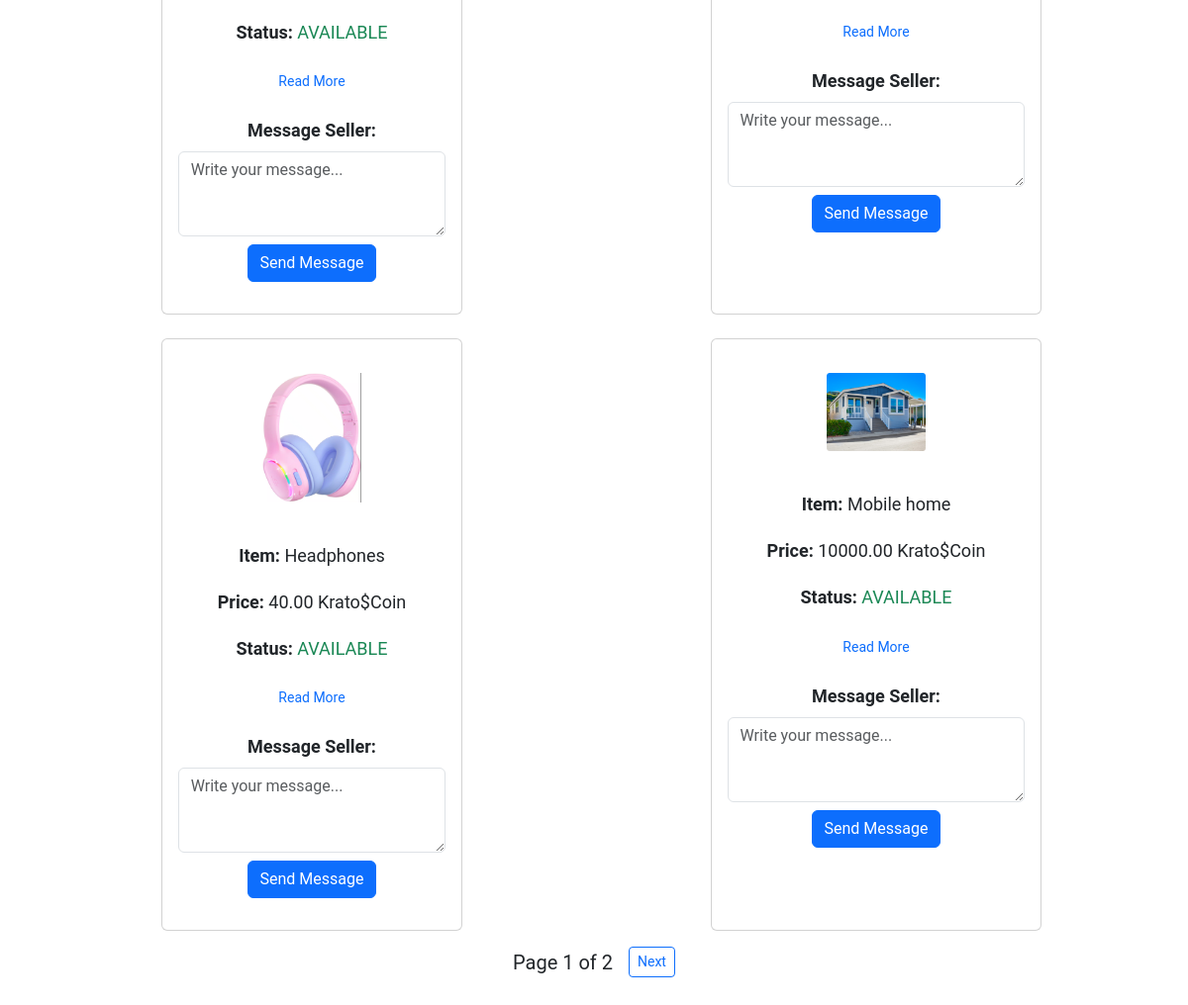
The app's page /CampusMart/listing/all/ (lower part), older data.
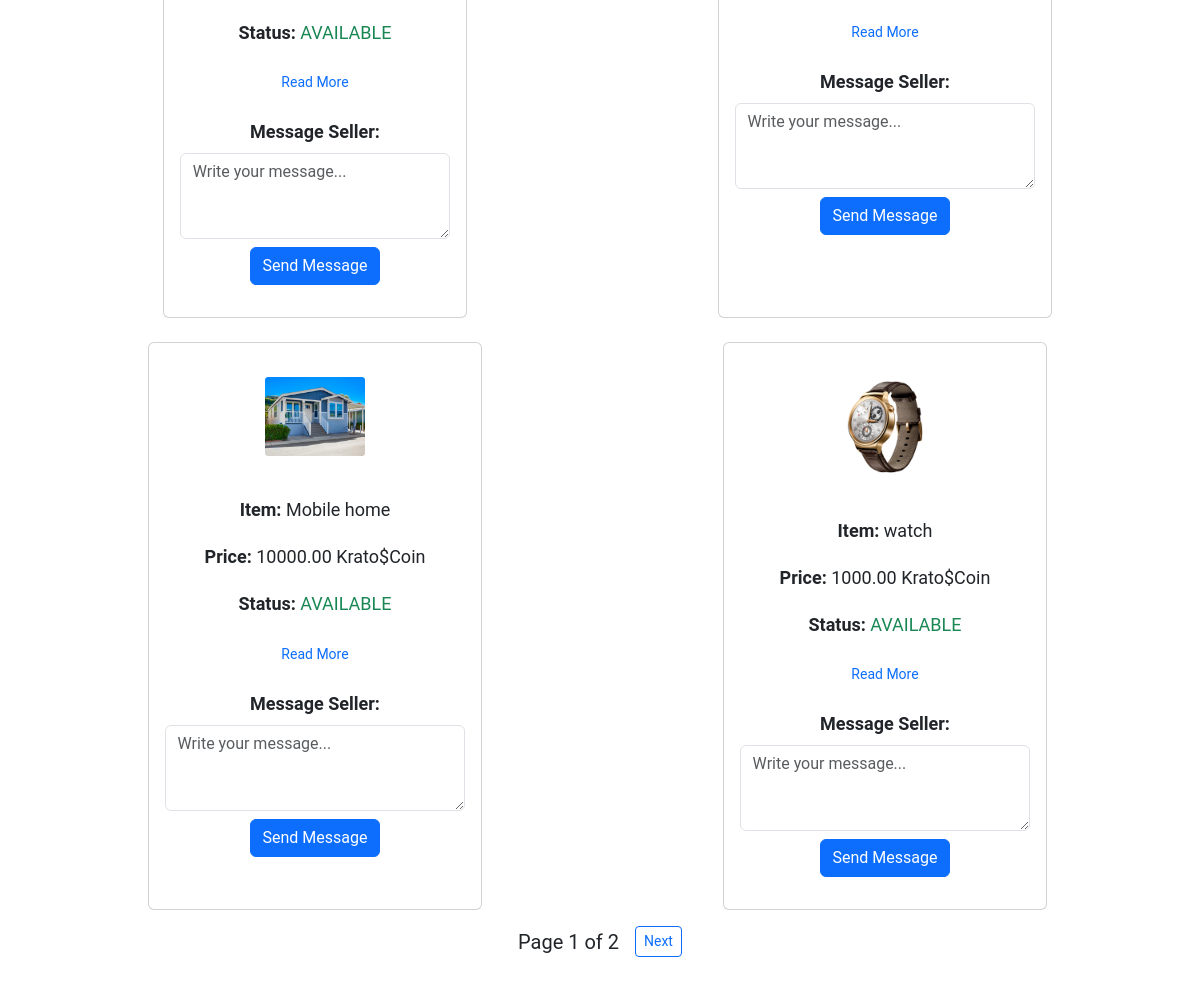
The same page, newer data.
### CampusMart/models.py (models this page shows, shortened)
class Product(models.Model):
    CONDITION_CHOICES = [
        ('NEW', 'New'),
        ('LIKE_NEW', 'Like New'),
        ('USED', 'Used'),
        ('FAIR', 'Fair'),
    ]
    seller = models.ForeignKey(User, on_delete=models.CASCADE)
    post_date = models.DateTimeField(auto_now_add=True)
    title = models.CharField(max_length=100)
    description = models.TextField(max_length=100)
    price = models.DecimalField(max_digits=10, decimal_places=2)
    condition = models.CharField(max_length=10, choices=CONDITION_CHOICES)
    status = models.CharField(max_length=12, choices=[('AVAILABLE', 'Available'), ('UNAVAILABLE', 'Unavailable')], default='AVAILABLE')

class ProductImage(models.Model):
    product = models.ForeignKey(Product, on_delete=models.CASCADE, related_name='images')
    image = models.ImageField(upload_to=upload_to)

### CampusMart/views.py (the view)
# urls.py: path('listing/all/', views.view_all, name='view_all'),
def view_all(request):
    query = request.GET.get('q')
    listings = Product.objects.filter(status='AVAILABLE')
    if query:
        listings = listings.filter(
            Q(title__icontains=query) | Q(description__icontains=query)
        )
    listings = listings.order_by('-post_date')  # sort after filtering
    p = Paginator(listings, 20)
    page_number = request.GET.get("page")
    page_obj = p.get_page(page_number)
    return render(request, 'CampusMart/view_all.html', {
        'page_obj': page_obj,
        'query': query,  # send back query to maintain it in pagination links if needed
    })

### CampusMart/templates/CampusMart/view_all.html (shortened to what this page needs)
<!DOCTYPE html>
<html lang="en">
{% load static %}
<head>
    <link href="https://cdn.jsdelivr.net/npm/bootstrap@5.3.0/dist/css/bootstrap.min.css" rel="stylesheet">
    <link rel="stylesheet" href="{% static 'CampusMart/style.css' %}">
</head>
<body>
<div class="container mt-5 text-center">
    {% if page_obj %}
        <div class="row row-cols-1 row-cols-md-2 g-4 mt-3">
            {% for product in page_obj %}
            <div class="col d-flex justify-content-center">
              <div class="card h-100">
                        <br>
                        {% if product.images.all %}
                          <div class="d-flex flex-wrap justify-content-center">
                            {% for image in product.images.all %}
                              <img src="{{ image.image.url }}" alt="{{ product.title }}"
                              class="m-1" style="max-width: 100px; height: auto;">
                            {% endfor %}
                            </div>
                        {% else %}
                            <p class="text-muted">No image uploaded</p>
                        {% endif %}
                        <div class="card-body">
                            <p class="card-title"><strong>Item: </strong>{{ product.title }}</p>
                            <p class="card-text"><strong>Price:</strong> {{ product.price }} Krato$Coin </p>
                            <p class="card-text"><strong>Status:</strong>
                                {% if product.status == "AVAILABLE" %}
                                <span class="text-success">{{ product.status }}</span>
                                {% else %}
                                <span class="text-danger">{{ product.status }}</span>
                            {% endif %}</p>
                            <button class="btn btn-link btn-sm text-decoration-none toggle-button"
                                    type="button"
                                    data-bs-toggle="collapse"
                                    data-bs-target="#details-{{ product.id }}"
                                    aria-expanded="false"
                                    aria-controls="details-{{ product.id }}"
                                    id="toggle-btn-{{ product.id }}">
                              Read More
                            </button>
                            {% if request.user != product.seller.auth_user %}
                            <p class="card-title"><strong>Message Seller: </strong></p>
                                    <form method="POST" action="{% url 'CampusMart:messaging' product.id %}">
                                    <textarea name="body" rows="3" placeholder="Write your message..." required class="form-control mb-2"></textarea>
                                    <button type="submit" class="btn btn-primary">Send Message</button>
                                </form>
                            {% endif %}
                        </div>
                    </div>
                </div>
            {% endfor %}
        </div>
    {% else %}
        <p class="text-muted mt-4">There are no listings yet.</p>
    {% endif %}
</div>
<footer class="mt-auto py-3" style="margin-bottom: 20px;">
  <div class="d-flex justify-content-center align-items-center gap-3">
    <span>Page {{ page_obj.number }} of {{ page_obj.paginator.num_pages }}</span>
    {% if page_obj.has_next %}
      <a class="btn btn-sm btn-outline-primary" href="?{% if query %}q={{ query }}&{% endif %}page={{ page_obj.next_page_number }}">Next</a>
    {% endif %}
  </div>
</footer>
</body>

Row changes from the older to the newer data that the page shows:
removed Product: title "Headphones", price "40.00", status "AVAILABLE"
removed ProductImage: image (picture), shown under "Headphones"
now on this page (row unchanged): Product: title "watch", price "1000.00", status "AVAILABLE"
now on this page (row unchanged): ProductImage: image (picture), shown under "watch"
